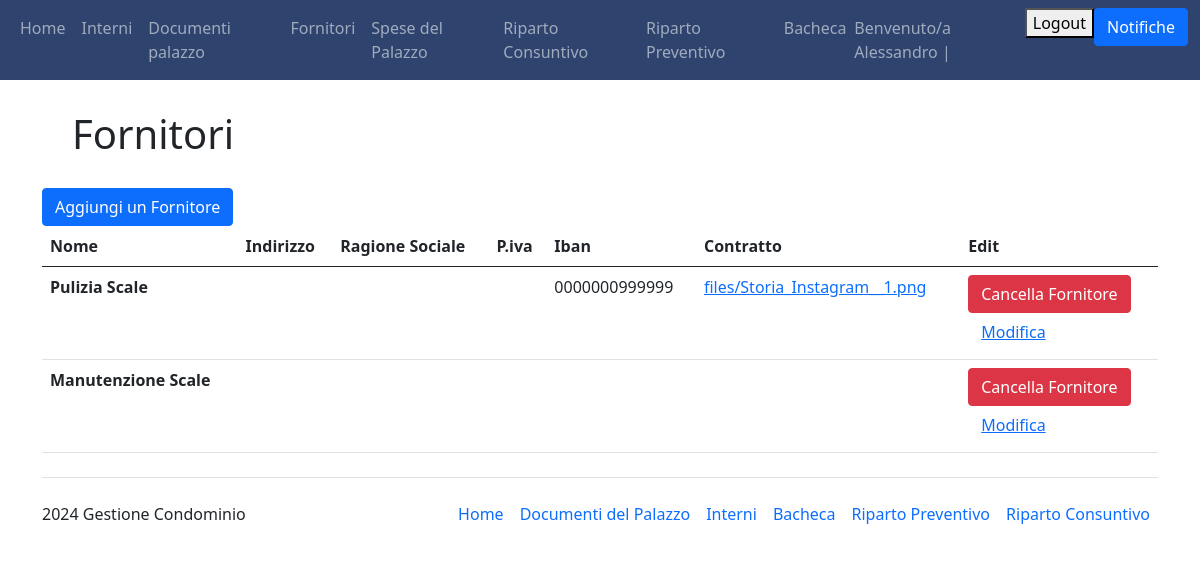
/fornitori (signed in), run on an earlier commit of the app's database.
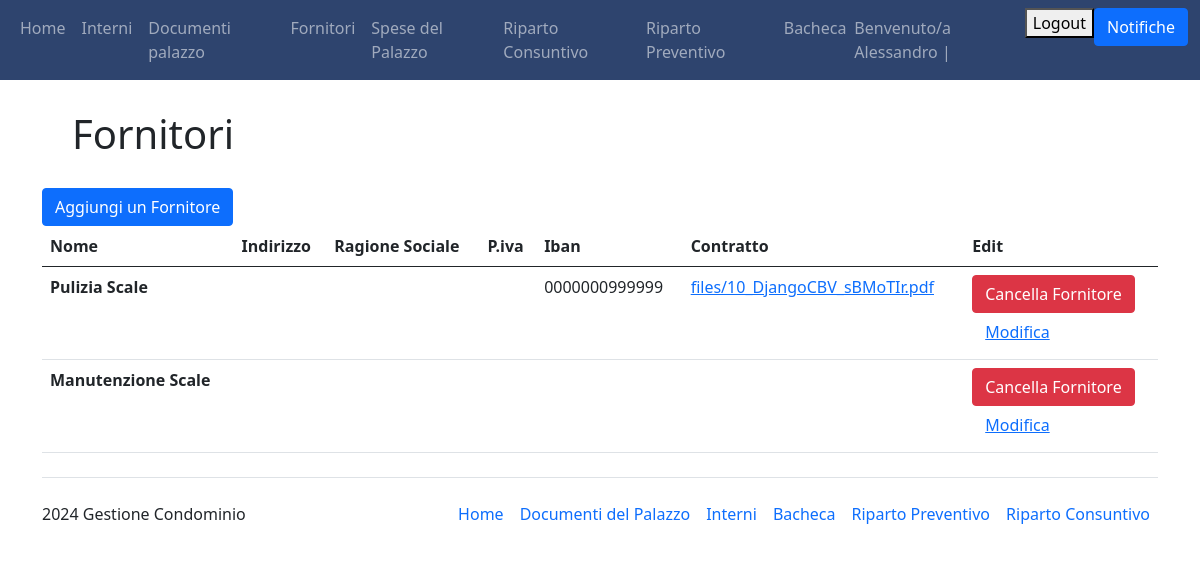
And on a later commit of the database.
### Condominio/models.py (models this page shows, shortened)
class Fornitore(models.Model):
    nome = models.CharField(max_length=100, primary_key=True)
    contratto = models.FileField(verbose_name="Contratto", upload_to='files/', blank=True, default=None)
    indirizzo = models.CharField(max_length=200, blank=True, default="non dichiarato")
    ragione_sociale = models.CharField(max_length=100, blank=True)
    partita_iva = models.CharField(max_length=100, blank=True)
    cf = models.CharField(max_length=100, blank=True)
    iban = models.CharField(max_length=200, blank=True)
    class Meta:
        verbose_name_plural = "Fornitori"

### Condominio/views.py (the view)
# urls.py: path('fornitori', views.fornitori, name="fornitori"),
@login_required(login_url='login')
def fornitori(request):
    fornitori = Fornitore.objects.all()
    if request.method == "POST":
        fornitore_id = request.POST.get("fornitore-id")
        print(fornitore_id)
        fornitore = Fornitore.objects.filter(id=fornitore_id).first()
        if fornitore and (request.user.has_perm("main.delete_fornitore")):
            fornitore.delete()
    return render(request, 'Condominio_main/fornitori.html', {"fornitori": fornitori})

### Condominio/templates/Condominio_main/fornitori.html (shortened to what this page needs)
{% extends 'Condominio_main/base.html' %}
{% block content %}
{% load static %}
<h1 style="margin: 30px">Fornitori</h1>
<a class="btn btn-primary" href="/create_fornitore" role="button">Aggiungi un Fornitore</a>
<table class="table">
     <thead>
       <tr>
         <th scope="col">Nome</th>
         <th scope="col">Indirizzo</th>
         <th scope="col">Ragione Sociale</th>
         <th scope="col">P.iva</th>
         <th scope="col">Iban</th>
         <th scope="col">Contratto</th>
         <th scope="col">Edit</th>
       </tr>
     </thead>
     <tbody>
         {% for fornitore in fornitori %}
         <tr>
             <th scope="row">{{fornitore.nome}}</th>
             <td>{{fornitore.indirizzo}}</td>
             <td>{{fornitore.ragione_sociale}}</td>
             <td>{{fornitore.partita_iva}}</td>
             <td>{{fornitore.iban}}</td>
             <td><a href="{% get_media_prefix %}{{ fornitore.contratto }}">{{fornitore.contratto }}</object></td>
             <td>
                 {% if user == fornitore.author or perms.main.delete_fornitore %}
                 <form method="post">
                         <a href="{% url 'cancella_fornitore' pk=fornitore.pk %}" class="btn btn-danger">Cancella Fornitore</a>
                 </form>
                 <form method="post">
                        <a href="{% url 'edit_fornitore' nome=fornitore.nome %}" class="btn btn-link">Modifica</a>
                 </form>
                 {% endif %}
             </td>
         </tr>
         {% endfor %}
     </tbody>
 </table>
{% endblock %}

What changed in the data, as far as the page shows it:
changed Fornitore "Pulizia Scale": contratto "files/Storia_Instagram__1.png" → "files/10_DjangoCBV_sBMoTIr.pdf"
